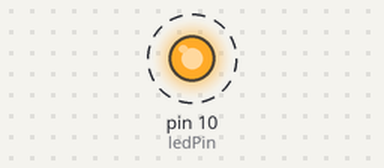
A sketch run on a simulated Arduino Uno, built with avr-gcc and run on an emulated ATmega328P. Parts: output pins drawn as LEDs (lit = HIGH). Dashed ring = blinking.

Above: at 0.05 s.
Timing chart, 0 to 3.0 s (numbered marks = the images above):
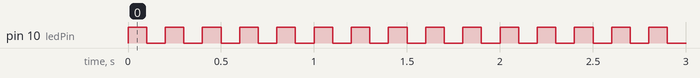

Measured:
- by itself, pin 10 (ledPin): alternates HIGH for 0.10 s and LOW for 0.10 s

The sketch:

Project_1_LED_Blinking.ino
```cpp
const int ledPin = 10; // GPIO2 (pin 17 on ESP-12F)

void setup() {
  pinMode(ledPin, OUTPUT);
}

void loop() {

  digitalWrite(ledPin, HIGH); // Turn LED on
  delay(100);              // Wait 1 second
  digitalWrite(ledPin, LOW);  // Turn LED off
  delay(100);              // Wait 1 second
}
```
